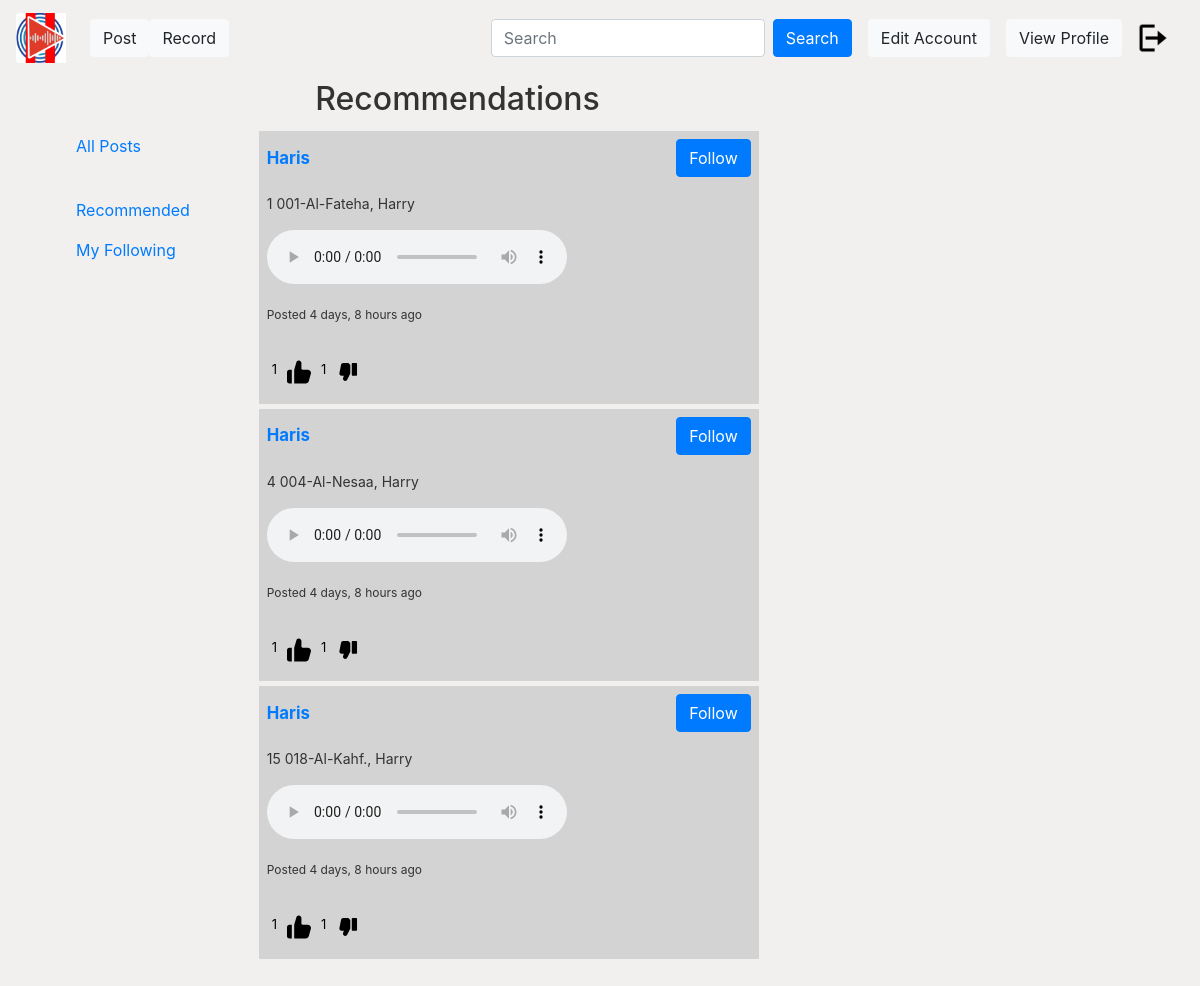
Screenshot of /recommendations/ (signed in) with the database file from the repository.
### user/models.py (models this page shows)
class Post(models.Model):
    juza=models.CharField(max_length=100,blank=True,null=True)
    surah= models.CharField(max_length=100,blank=True,null=True)
    reader= models.CharField(max_length=100,blank=True,null=True)
    file = models.FileField(upload_to="posts")
    content = models.TextField(max_length=1000)
    date_posted = models.DateTimeField(default=timezone.now)
    author = models.ForeignKey(User, on_delete=models.CASCADE)
    def like_count(self):
        return self.likes_dislikes.filter(like=True).count()
    def dislike_count(self):
        return self.likes_dislikes.filter(dislike=True).count()

### user/views.py (the view)
# urls.py: path('recommendations/', recommendation_view, name='recommendations'),
@login_required
def recommendation_view(request):
    user_id = request.GET.get('user_id', None)
    items = Post.objects.all()
    file_path = 'user/models/hybrid_recommendations.h5'
    try:
        with h5py.File(file_path, 'r') as file:
            if 'user_data' in file and user_id in file['user_data'] and 'item_data' in file and items in file['item_data']:
                user_predictions = file['user_data'][user_id][:]
                item_related = file['item_data'][items][:]
                recommended_items = process_predictions(user_predictions)
            else:
                recommended_items = get_random_items()
        return render(request, 'user/recommendations.html', {'recommended_items': recommended_items})
    except Exception as e:
        return render(request, 'error.html', {'message': str(e)})

### user/views.py (called while the page is built)
def get_random_items():
    all_posts = list(Post.objects.all())
    random.shuffle(all_posts)
    top_random_posts = all_posts[:10]
    return top_random_posts

### user/templates/user/recommendations.html (shortened to what this page needs)
{% extends "user/base.html" %} {% block content %}
<h2 class="text-center">Recommendations</h2>
<div class="row">
  <div class="col-md-3">
    {% include 'user/sidebar.html' %}
  <div class="col-md-3">
    {% if recommended_items %} {% for post in recommended_items %}
    <div
      class="level-item has-text-centered "
      style="background-color: lightgray; padding: 8px; margin-top: 5px; width: 500px;"
    >
      <p style="font-size: 14px;" class="d-flex flex-row justify-content-between ">
        <a href="{% url 'profile' post.author.id%}" class="align-content-center" style="font-size: larger;">
          <strong>
            {{ post.author.username | title}}
          </strong>
        </a>
        {%if user.is_authenticated%}
        <a href="/follow/{{ post.author.id }}/" class="btn btn-primary align-left">Follow</a></p>
        {%endif%}
      <p style="font-size: 14px">
        {{ post.juza }} {{ post.surah }}, {{ post.reader }}
      </p>
      <audio controls>
        <source src="/media/{{ post.file }}" type="audio/mpeg" />
        <source src="/media/{{ post.file }}" type="audio/webm" />
      </audio>
      <div class="row">
        <div class="col-md-8">
          <p style="font-size: 12px; margin-top: 10px">
            Posted {{ post.date_posted|timesince }} ago
          </p>
        </div>
        <div class="col-md-4" style="margin-top: 20px; margin-left: 20px">
          <div class="row">
            <a class="like-btn" data-post-id="{{ post.id }}">
              <p id="like-count-{{ post.id }}">{{ post.like_count }}</p>
            </a>
            <a class="dislike-btn" data-post-id="{{ post.id }}">
              <p id="dislike-count-{{ post.id }}">{{ post.dislike_count }}</p>
            </a>
          </div>
        </div>
      </div>
    </div>
    {% endfor %} {% else %}
    <p>No Post found.</p>
    {% endif %}
  </div>
  <header class="site-header">
    <nav class="navbar navbar-expand-md navbar-dark bg-steel fixed-top">
        <a class="navbar-brand mr-4" href="{% url 'site-homepage' %}">{% load static %} <img
                src="{% static 'user/media/NewLogo_3.png' %}" class="rounded-left" alt="logo" width=50px
                height=50px /></a>
        <a href="{% url 'post_form' %}" class="btn btn-light">Post</a>
        <a href="{% url 'record' %}" class="btn btn-light">Record</a>
        <div class="collapse navbar-collapse" id="navbarToggle">
            <form class="d-flex" role="search" action="{% url 'searchpage' %}" method="GET">
                <input class="form-control me-2" type="search" placeholder="Search" name="q" required
                    aria-label="Search" />
                <button class="btn btn-primary align-left ml-2" type="submit">
                    Search
                </button>
            </form>
            <a type="button" href="{% url 'site-editacc' %}" class="btn btn-light ml-3">Edit Account</a>
            <a type="button" href="{% url 'profile' user.id %}" class="btn btn-light ml-3">View Profile</a>
        </div>
        {% if user.is_authenticated %}
        <a class="nav-item nav-link" href="{% url 'site-user-logout' %}">{% load static %} <img
                src="{% static 'user/media/logout.png' %}" width=30px height=30px</a>
            {% endif%}
    </nav>
</header>
  {% endblock content %}

### user/static/user/name.css (style rules this page uses)
body { background:#f2f0ee; color: #333333; margin-top: 5rem; }

### user/templates/user/recommendations.html (style rules this page uses)
.like-btn { flex-direction: row; display: flex; }
.like-btn p { margin-right: 10px; font-size: 13px; color: black; text-decoration: none; }
.dislike-btn { flex-direction: row; display: flex; }
.dislike-btn p { margin-right: 10px; margin-left: 10px; font-size: 13px; color: black; text-decoration: none; }

### rows the page displays
Post: author.username "Haris", juza "1", surah "001-Al-Fateha", reader "Harry", date_posted "4 days, 8 hours", like_count "1", dislike_count "1"
Post: author.username "Haris", juza "4", surah "004-Al-Nesaa", reader "Harry", date_posted "4 days, 8 hours", like_count "1", dislike_count "1"
Post: author.username "Haris", juza "15", surah "018-Al-Kahf.", reader "Harry", date_posted "4 days, 8 hours", like_count "1", dislike_count "1"
